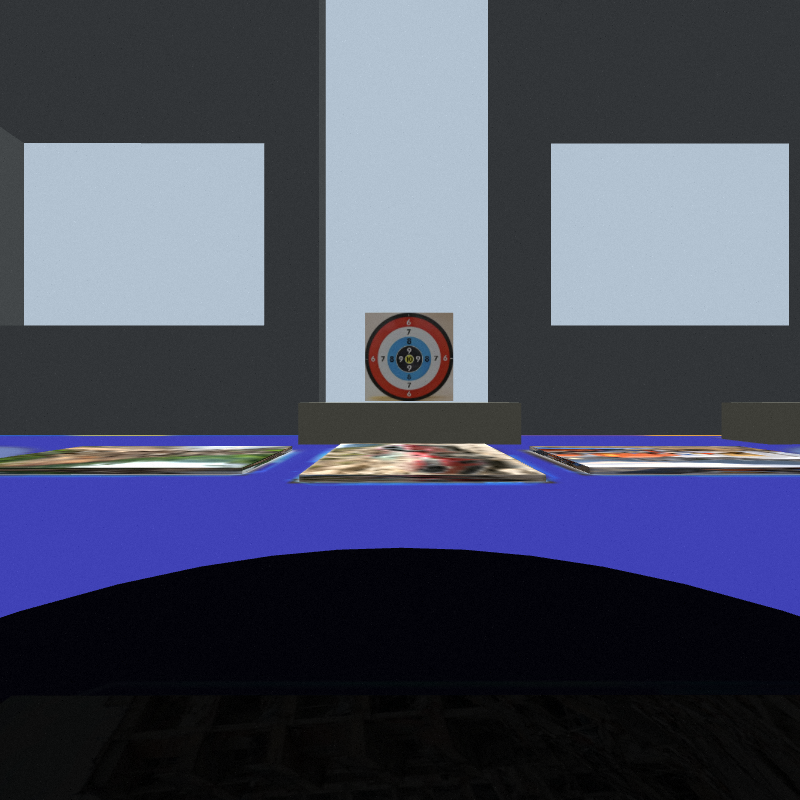
#> input picture 交付包/射击/参考图/point1_ring.png, 800 x 800 px
$ python debug_ring_detect.py
#> lines starting #> are read from the running program, lines starting #| are printed output that depends on the picture; after the words box and inside, x2 and y2 are one past the last pixel; in counts of white or black regions, pixels touching at a corner belong together
### 交付包/射击/脚本/ring_detect.py
# ⚠️ 本文件有两份副本，修改时必须同步：
#    sim_ws/src/ican_shoot/ican_shoot/ring_detect.py   （ROS 包内，节点用这份）
#    交付包/射击/脚本/ring_detect.py                    （离线验证脚本用这份）
# 离线自测：python 交付包/射击/脚本/test_ring_detect.py
"""环形靶检测（D-01 视觉部分）—— v2，用色块质心代替轮廓圆拟合。

为什么不用 v1
-------------
v1 用 findContours + minEnclosingCircle + 圆度过滤，实测失败：
红环被白环数字与黑环打断成碎弧，圆形度只有 0.15，被 circ<0.35 过滤掉；
只剩蓝环的碎块，圆心严重偏移（点1 偏差 15 px，半径 12 而非 41）。

v2 思路：**对称环带的质心就是圆心**
  - 红环（6环，最外）：质心 = 靶心；99 分位距离 = 靶外半径
  - 蓝环（8环）、黄心（10环）：同心，用于交叉验证与加权
不做开运算（会打碎细环），只做闭运算填补数字标注造成的缺口。

实测依据（仿真光照偏暗，V 仅 90~130，不能按标准靶纸亮色设阈值）
    黄心 (10环)  H 21~31  S>=112  V>=93   仅约 26 px
    红   (6环)   H <=5    S>=164  V>=107
    蓝   (8环)   H 101~105 S>=141 V>=114
靶尺寸（1.54 m、800×800）：直径约 82 px，每环约 8.2 px
    >=8 环 允许横向误差 <=24.6 px；>=9 环 <=16.4 px；10 环 <=8.2 px
"""
from __future__ import annotations

import math
from pathlib import Path

import cv2
import numpy as np


def imread_unicode(path):
    """读取图片，支持中文路径（cv2.imread 在 Windows 读不了非 ASCII 路径）。"""
    try:
        data = np.fromfile(str(path), dtype=np.uint8)
    except OSError:
        return None
    if data.size == 0:
        return None
    return cv2.imdecode(data, cv2.IMREAD_COLOR)
#> returned value is the input picture: shape (800, 800, 3); mean B, G, R 96.2, 76.5, 72.1


def imwrite_unicode(path, img):
    """保存图片，支持中文路径。"""
    ok, buf = cv2.imencode(Path(str(path)).suffix or ".png", img)
    if not ok:
        return False
    buf.tofile(str(path))
    return True


# 实测 HSV 阈值，留一定容差（仿真光照偏暗）
# 注意 yellow 的 S 必须 >=120：靶板是米色(H≈25~35)，S 只有 60~90，
# 阈值放低会把整块靶板并进黄色掩码，导致质心被拉偏（实测偏 30 px）。
HSV_RANGES = {
    "red": [((0, 110, 45), (9, 255, 255)), ((168, 110, 45), (179, 255, 255))],
    "blue": [((96, 90, 45), (112, 255, 255))],
    "yellow": [((18, 120, 90), (38, 255, 255))],
}
MIN_PIXELS = {"red": 120, "blue": 60, "yellow": 12}
COLOR_WEIGHT = {"yellow": 1.8, "blue": 1.2, "red": 1.0}
OUTER_COLOR = "red"     # 最外环，用来量靶半径
# 同心容差：各色质心相对锚点的最大允许偏差（px）
CONCENTRIC_TOL = 12.0
# 靶半径合理范围（实测 1.54 m 处半径约 41 px；留出靠近/远离的余量）
RADIUS_RANGE = (8.0, 70.0)


def color_mask(hsv: np.ndarray, color: str) -> np.ndarray:
    mask = np.zeros(hsv.shape[:2], dtype=np.uint8)
    for lo, hi in HSV_RANGES[color]:
        mask |= cv2.inRange(hsv, np.array(lo, np.uint8), np.array(hi, np.uint8))
    # 只闭运算（填补数字标注的缺口）；开运算会打碎细环，不能用
    return cv2.morphologyEx(mask, cv2.MORPH_CLOSE, np.ones((3, 3), np.uint8))


# [108 lines left out: functions blob_stats, detect_ring, ring_score_from_offset, draw_debug, not called in this run]

### 交付包/射击/脚本/debug_ring_detect.py
"""环形靶检测 v2 调试：打印每个颜色的色块统计，定位 ROI 污染与阈值问题。"""
import sys
from pathlib import Path

import cv2
import numpy as np

sys.path.insert(0, str(Path(__file__).resolve().parent))
import ring_detect as rd  # noqa: E402

REF = Path("交付包/射击/参考图")
OUT = REF / "_analysis"
OUT.mkdir(parents=True, exist_ok=True)


def main():
    p = REF / "point1_ring.png"
    bgr = rd.imread_unicode(p)
    h, w = bgr.shape[:2]
#> h = 800; w = 800
    hsv = cv2.cvtColor(bgr, cv2.COLOR_BGR2HSV)
#> hsv: shape (800, 800, 3); mean H, S, V 93.4, 71.6, 97.6
    print(f"{p.name} {w}x{h}")
#| point1_ring.png 800x800
    print("靶真值: 中心(410,358) 半径41\n")

    for roi_ratio in (0.60, 0.53, 0.50):
        roi = np.zeros((h, w), np.uint8)
        roi[: int(h * roi_ratio), :] = 255
        print(f"===== ROI y < {roi_ratio:.2f}*H = {int(h*roi_ratio)} px =====")
        for color in ("red", "blue", "yellow"):
            mask = cv2.bitwise_and(rd.color_mask(hsv, color), roi)
            ys, xs = np.nonzero(mask)
            n = xs.size
            if n == 0:
                print(f"  {color:<7} 像素=0")
                continue
            cx, cy = xs.mean(), ys.mean()
            d = np.hypot(xs - cx, ys - cy)
            print(f"  {color:<7} 像素={n:6d} 质心=({cx:6.1f},{cy:6.1f}) "
                  f"r99={np.percentile(d,99):6.1f} rmax={d.max():6.1f} "
                  f"min_px={rd.MIN_PIXELS[color]}")
            rd.imwrite_unicode(OUT / f"v2_mask_{color}_roi{roi_ratio:.2f}.png", mask)
        print()
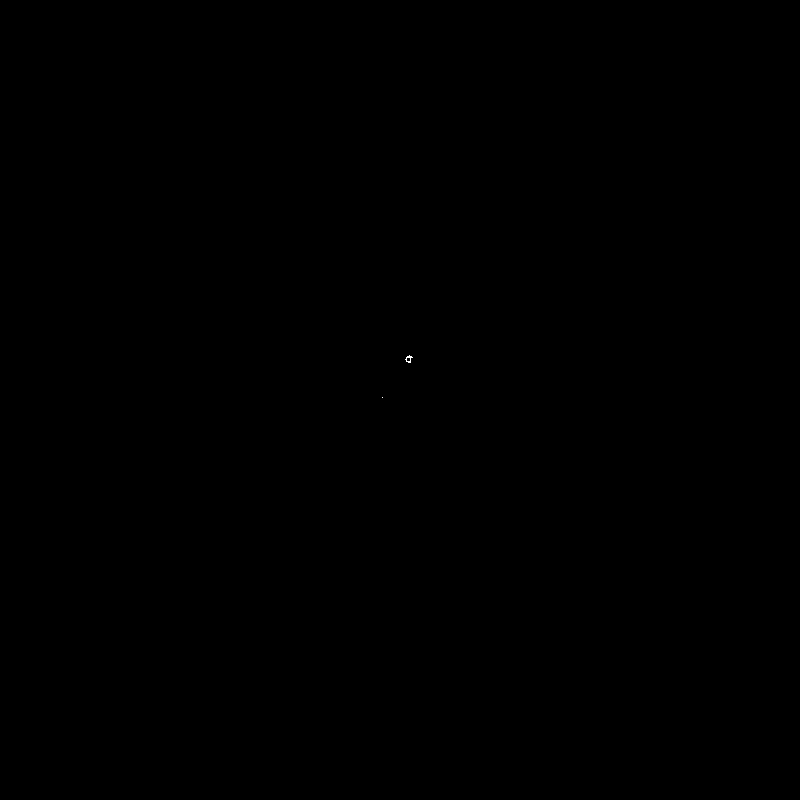
#> mask: shape (800, 800); 0% white in thin lines or dots, all inside (x1, y1, x2, y2) = (382, 355, 413, 398)
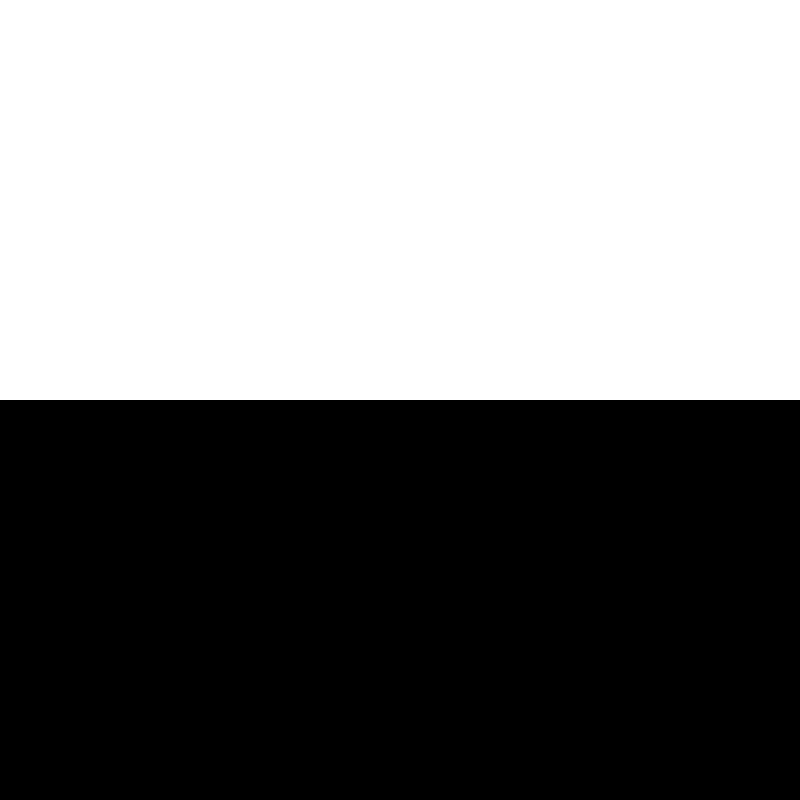
#> roi: shape (800, 800); 50% white; 1 white region, box (x1, y1, x2, y2) and area: (0, 0, 800, 400) 320000

    # 已知靶所在的窄 ROI 下的统计（作为"理想情况"对照）
    print("===== 仅靶区域 y∈[300,420], x∈[350,470] =====")
    sub = hsv[300:420, 350:470]
#> sub: shape (120, 120, 3); mean H, S, V 60.3, 60.9, 132.1
    for color in ("red", "blue", "yellow"):
        m = rd.color_mask(sub, color)
        ys, xs = np.nonzero(m)
        print(f"  {color:<7} 像素={xs.size:5d}", end="")
        if xs.size:
            print(f" 质心=({350+xs.mean():6.1f},{300+ys.mean():6.1f})")
        else:
            print()
#> this loop made 3 passes
#|  质心=( 408.6, 356.1)
#|  质心=( 408.7, 358.0)
#|  质心=( 407.6, 359.8)
#> pass 1, in main, `m = rd.color_mask(sub, color)`:
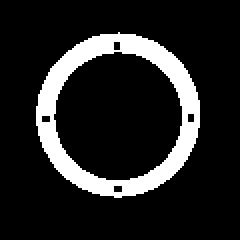
#> m: shape (120, 120) (shown 2 times larger); 14.2% white; 1 white region, box (x1, y1, x2, y2) and area: (18, 16, 100, 99) 2048
#> pass 2, in main, `m = rd.color_mask(sub, color)`:
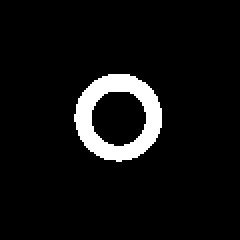
#> m: shape (120, 120) (shown 2 times larger); 6.4% white; 1 white region, box (x1, y1, x2, y2) and area: (37, 37, 81, 81) 920
#> pass 3, in main, `m = rd.color_mask(sub, color)`:
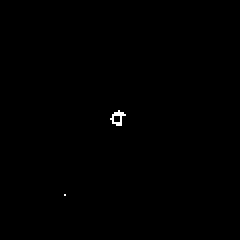
#> m: shape (120, 120) (shown 2 times larger); 0.2% white in thin lines or dots, all inside (x1, y1, x2, y2) = (32, 55, 63, 98)
    return 0


if __name__ == "__main__":
    sys.exit(main())
#> (the program exits here)
